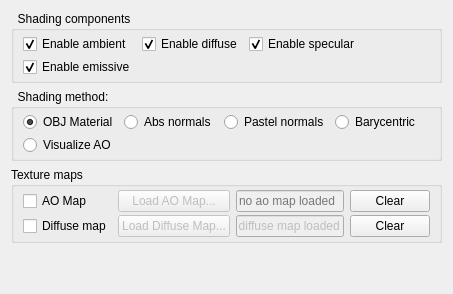
          <widget class="QWidget" name="tab_2">
           <property name="sizePolicy">
            <sizepolicy hsizetype="Minimum" vsizetype="Minimum">
             <horstretch>0</horstretch>
             <verstretch>0</verstretch>
            </sizepolicy>
           </property>
           <attribute name="title">
            <string>Shading / Texturing</string>
           </attribute>
           <layout class="QVBoxLayout" name="verticalLayout_3">
            <item>
             <widget class="QGroupBox" name="shading_components_group_box">
              <property name="title">
               <string>  Shading components</string>
              </property>
              <layout class="QGridLayout" name="gridLayout_12">
               <property name="topMargin">
                <number>3</number>
               </property>
               <property name="bottomMargin">
                <number>3</number>
               </property>
               <property name="verticalSpacing">
                <number>3</number>
               </property>
               <item row="0" column="0">
                <widget class="QCheckBox" name="enable_ambient_checkbox">
                 <property name="text">
                  <string>Enable ambient</string>
                 </property>
                 <property name="checked">
                  <bool>true</bool>
                 </property>
                </widget>
               </item>
               <item row="0" column="1">
                <widget class="QCheckBox" name="enable_diffuse_checkbox">
                 <property name="text">
                  <string>Enable diffuse</string>
                 </property>
                 <property name="checked">
                  <bool>true</bool>
                 </property>
                </widget>
               </item>
               <item row="0" column="2">
                <widget class="QCheckBox" name="enable_specular_checkbox">
                 <property name="text">
                  <string>Enable specular</string>
                 </property>
                 <property name="checked">
                  <bool>true</bool>
                 </property>
                </widget>
               </item>
               <item row="0" column="4">
                <spacer name="horizontalSpacer_2">
                 <property name="orientation">
                  <enum>Qt::Horizontal</enum>
                 </property>
                 <property name="sizeHint" stdset="0">
                  <size>
                   <width>40</width>
                   <height>20</height>
                  </size>
                 </property>
                </spacer>
               </item>
               <item row="1" column="0">
                <widget class="QCheckBox" name="enable_emissive_checkbox">
                 <property name="text">
                  <string>Enable emissive</string>
                 </property>
                 <property name="checked">
                  <bool>true</bool>
                 </property>
                </widget>
               </item>
              </layout>
             </widget>
            </item>
            <item>
             <widget class="QGroupBox" name="shading_group_box">
              <property name="sizePolicy">
               <sizepolicy hsizetype="Preferred" vsizetype="Minimum">
                <horstretch>0</horstretch>
                <verstretch>0</verstretch>
               </sizepolicy>
              </property>
              <property name="title">
               <string>  Shading method:</string>
              </property>
              <layout class="QGridLayout" name="gridLayout_3" columnstretch="0,0,0,0">
               <property name="topMargin">
                <number>3</number>
               </property>
               <property name="bottomMargin">
                <number>3</number>
               </property>
               <property name="verticalSpacing">
                <number>3</number>
               </property>
               <item row="0" column="3">
                <widget class="QRadioButton" name="shade_barycentric_radio_button">
                 <property name="text">
                  <string>Barycentric</string>
                 </property>
                </widget>
               </item>
               <item row="0" column="1">
                <widget class="QRadioButton" name="shade_abs_normals_radio_button">
                 <property name="text">
                  <string>Abs normals</string>
                 </property>
                </widget>
               </item>
               <item row="0" column="0">
                <widget class="QRadioButton" name="shade_obj_material_radio_button">
                 <property name="text">
                  <string>OBJ Material</string>
                 </property>
                 <property name="checked">
                  <bool>true</bool>
                 </property>
                </widget>
               </item>
               <item row="0" column="2">
                <widget class="QRadioButton" name="shade_pastels_normals_radio_button">
                 <property name="text">
                  <string>Pastel normals</string>
                 </property>
                 <property name="checked">
                  <bool>false</bool>
                 </property>
                </widget>
               </item>
               <item row="1" column="0">
                <widget class="QRadioButton" name="shade_visualize_ao_radio_button">
                 <property name="text">
                  <string>Visualize AO</string>
                 </property>
                </widget>
               </item>
              </layout>
             </widget>
            </item>
            <item>
             <widget class="QGroupBox" name="texture_maps_group_box">
              <property name="title">
               <string>Texture maps</string>
              </property>
              <layout class="QGridLayout" name="gridLayout_4">
               <property name="topMargin">
                <number>3</number>
               </property>
               <property name="bottomMargin">
                <number>3</number>
               </property>
               <property name="verticalSpacing">
                <number>3</number>
               </property>
               <item row="1" column="3">
                <widget class="QPushButton" name="clear_diffuse_map_button">
                 <property name="text">
                  <string>Clear</string>
                 </property>
                </widget>
               </item>
               <item row="1" column="1">
                <widget class="QPushButton" name="load_diffuse_map_button">
                 <property name="enabled">
                  <bool>false</bool>
                 </property>
                 <property name="text">
                  <string>Load Diffuse Map...</string>
                 </property>
                </widget>
               </item>
               <item row="0" column="0">
                <widget class="QCheckBox" name="ao_map_check_box">
                 <property name="sizePolicy">
                  <sizepolicy hsizetype="Minimum" vsizetype="Fixed">
                   <horstretch>0</horstretch>
                   <verstretch>0</verstretch>
                  </sizepolicy>
                 </property>
                 <property name="text">
                  <string>AO Map</string>
                 </property>
                </widget>
               </item>
               <item row="1" column="2">
                <widget class="QLineEdit" name="diffuse_map_edit">
                 <property name="enabled">
                  <bool>false</bool>
                 </property>
                 <property name="text">
                  <string>no diffuse map loaded</string>
                 </property>
                 <property name="readOnly">
                  <bool>true</bool>
                 </property>
                </widget>
               </item>
               <item row="0" column="2">
                <widget class="QLineEdit" name="ao_map_edit">
                 <property name="enabled">
                  <bool>false</bool>
                 </property>
                 <property name="sizePolicy">
                  <sizepolicy hsizetype="Minimum" vsizetype="Fixed">
                   <horstretch>0</horstretch>
                   <verstretch>0</verstretch>
                  </sizepolicy>
                 </property>
                 <property name="readOnly">
                  <bool>true</bool>
                 </property>
                 <property name="placeholderText">
                  <string>no ao map loaded</string>
                 </property>
                </widget>
               </item>
               <item row="0" column="3">
                <widget class="QPushButton" name="clear_ao_map_button">
                 <property name="text">
                  <string>Clear</string>
                 </property>
                </widget>
               </item>
               <item row="0" column="1">
                <widget class="QPushButton" name="load_ao_map_button">
                 <property name="enabled">
                  <bool>false</bool>
                 </property>
                 <property name="text">
                  <string>Load AO Map...</string>
                 </property>
                </widget>
               </item>
               <item row="1" column="0">
                <widget class="QCheckBox" name="diffuse_map_check_box">
                 <property name="text">
                  <string>Diffuse map</string>
                 </property>
                </widget>
               </item>
              </layout>
             </widget>
            </item>
            <item>
             <spacer name="shading_texturing_tab_vert_spacer">
              <property name="orientation">
               <enum>Qt::Vertical</enum>
              </property>
              <property name="sizeHint" stdset="0">
               <size>
                <width>20</width>
                <height>40</height>
               </size>
              </property>
             </spacer>
            </item>
           </layout>
          </widget>
